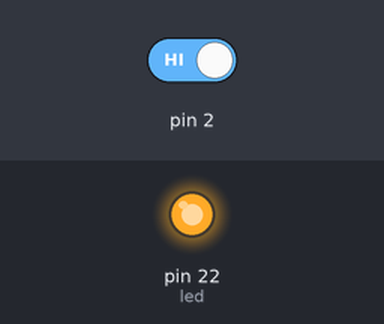
This sketch was run on a simulated Arduino Mega 2560, built with avr-gcc and run on an emulated ATmega2560. Shown: output pins drawn as LEDs (lit = HIGH). The inputs (shaded band) are chosen by the test bench; at power-on: pin 2 HIGH.

Above: at 1.2 s.
1.3 s: pin 2 driven LOW
At 1.6 s:
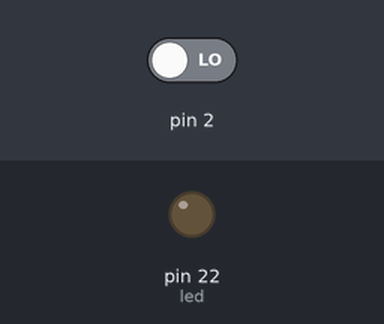
Timing chart, 0 to 4.3 s (numbered marks = the images above; inputs shaded):
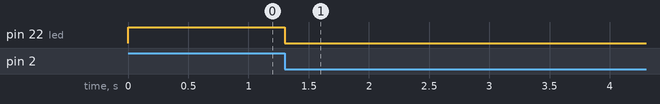

The sketch:

capstone_challenge_2.ino
```cpp
int led = 22;
volatile int state = HIGH;

void setup() {
  pinMode(led,OUTPUT);
  pinMode(2,INPUT);
  attachInterrupt(0,blink,FALLING);

}

void loop() {
  digitalWrite(led,state);

}

void blink(){
  state =! state;
}
```

Measured:
- after the input at 1.3 s, pin 22 (led): HIGH → LOW at once
